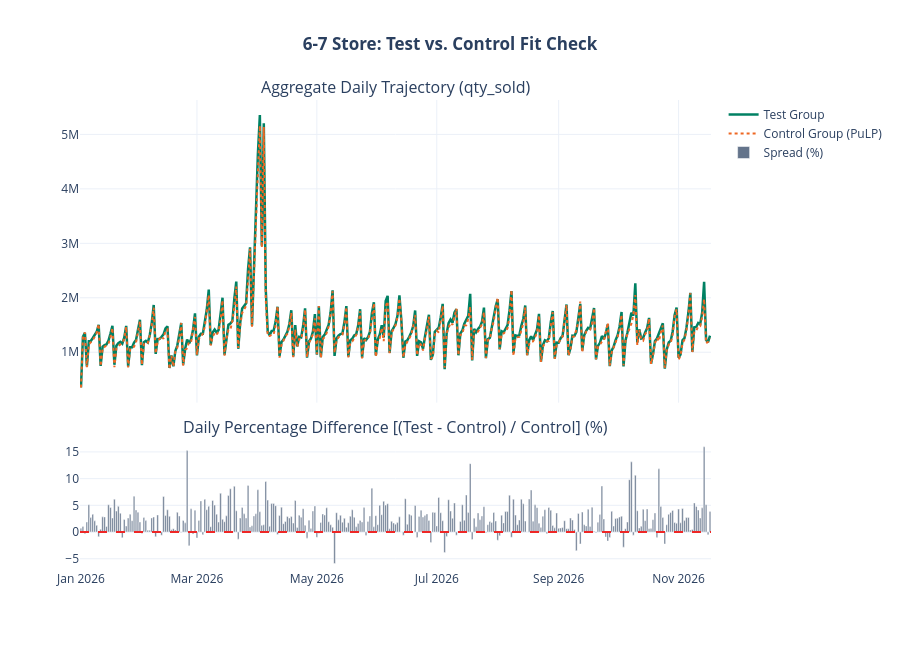

Notebook code for this chart:
### Markdown cell above
#### Plotly

### Code cell
# Daily aggregation for a quick visualization
df_plot = (
    df_result[df_result['flag'].isin(['test', 'control'])]
    .groupby(['dt_ref', 'flag'], as_index=False)[CRITERIA]
    .sum()
)
df_plot['dt_ref'] = pd.to_datetime(df_plot['dt_ref'])
df_pivot = df_plot.pivot(index='dt_ref', columns='flag', values=CRITERIA).sort_index()
df_pivot['diff_pct'] = ((df_pivot['test'] - df_pivot['control']) / df_pivot['control']) * 100

# Interactive chart with the 7-Eleven-inspired palette (#008163 green, #EE6723 orange)
fig = make_subplots(
    rows=2, cols=1, shared_xaxes=True, vertical_spacing=0.08,
    row_heights=[0.7, 0.3],
    subplot_titles=(f'Aggregate Daily Trajectory ({CRITERIA})', 'Daily Percentage Difference [(Test - Control) / Control] (%)')
)

# Time series curves
fig.add_trace(go.Scatter(x=df_pivot.index, y=df_pivot['test'], mode='lines', name='Test Group', line=dict(color='#008163', width=2.5)), row=1, col=1)
fig.add_trace(go.Scatter(x=df_pivot.index, y=df_pivot['control'], mode='lines', name='Control Group (PuLP)', line=dict(color='#EE6723', width=2, dash='dot')), row=1, col=1)

# Residual bars
fig.add_trace(go.Bar(x=df_pivot.index, y=df_pivot['diff_pct'], name='Spread (%)', marker_color='#64748B'), row=2, col=1)
fig.add_hline(y=0, line_dash='dash', line_color='#EE2726', row=2, col=1)

fig.update_layout(
    title=dict(text='<b>6-7 Store: Test vs. Control Fit Check</b>', x=0.5),
    template='plotly_white',
    height=650,
    hovermode='x unified'
)
fig.show()

print(f'Mean percentage difference: {df_pivot["diff_pct"].mean():.2f}%')
print(f'Pearson correlation: {df_pivot["test"].corr(df_pivot["control"]):.4f}')

### Figure 1 — Plotly figure (JSON) as saved in the notebook; plotly's stock layout.template omitted (floating-point values rounded to 4 significant figures; data arrays with more than 128 entries replaced by an {"elided": "..."} marker saying what was removed)
{"data": [{"line": {"color": "#008163", "width": 2.5}, "mode": "lines", "name": "Test Group", "type": "scatter", "x": {"elided": "321 str values"}, "xaxis": "x", "y": {"elided": "321 int values"}, "yaxis": "y"}, {"line": {"color": "#EE6723", "dash": "dot", "width": 2}, "mode": "lines", "name": "Control Group (PuLP)", "type": "scatter", "x": {"elided": "321 str values"}, "xaxis": "x", "y": {"elided": "321 int values"}, "yaxis": "y"}, {"marker": {"color": "#64748B"}, "name": "Spread (%)", "type": "bar", "x": {"elided": "321 str values"}, "xaxis": "x2", "y": {"elided": "321 float values"}, "yaxis": "y2"}], "layout": {"annotations": [{"font": {"size": 16}, "showarrow": false, "text": "Aggregate Daily Trajectory (qty_sold)", "x": 0.5, "xanchor": "center", "xref": "paper", "y": 1, "yanchor": "bottom", "yref": "paper"}, {"font": {"size": 16}, "showarrow": false, "text": "Daily Percentage Difference [(Test - Control) / Control] (%)", "x": 0.5, "xanchor": "center", "xref": "paper", "y": 0.276, "yanchor": "bottom", "yref": "paper"}], "height": 650, "hovermode": "x unified", "shapes": [{"line": {"color": "#EE2726", "dash": "dash"}, "type": "line", "x0": 0, "x1": 1, "xref": "x2 domain", "y0": 0, "y1": 0, "yref": "y2"}], "title": {"text": "<b>6-7 Store: Test vs. Control Fit Check</b>", "x": 0.5}, "xaxis": {"anchor": "y", "domain": [0, 1], "matches": "x2", "showticklabels": false}, "xaxis2": {"anchor": "y2", "domain": [0, 1]}, "yaxis": {"anchor": "x", "domain": [0.356, 1]}, "yaxis2": {"anchor": "x2", "domain": [0, 0.276]}}}
